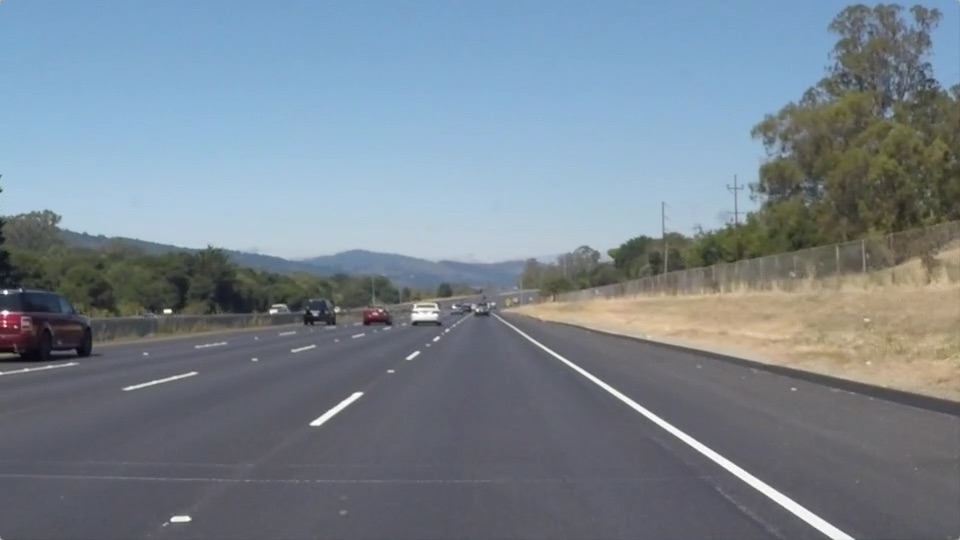
#> input picture CarND-LaneLines-P1/test_images/solidWhiteRight.jpg, 960 x 540 px; the run also reads 1 picture not shown here
$ jupyter execute --allow-errors P1.ipynb   (shell and % lines are left out)   (older library calls are emulated)
#> lines starting #> are read from the running program, lines starting #| are printed output that depends on the picture; after the words box and inside, x2 and y2 are one past the last pixel; in counts of white or black regions, pixels touching at a corner belong together
# **Finding Lane Lines on the Road**
***
In this project, you will use the tools you learned about in the lesson to identify lane lines on the road.  You can develop your pipeline on a series of individual images, and later apply the result to a video stream (really just a series of images). Check out the video clip "raw-lines-example.mp4" (also contained in this repository) to see what the output should look like after using the helper functions below.

Once you have a result that looks roughly like "raw-lines-example.mp4", you'll need to get creative and try to average and/or extrapolate the line segments you've detected to map out the full extent of the lane lines.  You can see an example of the result you're going for in the video "P1_example.mp4".  Ultimately, you would like to draw just one line for the left side of the lane, and one for the right.

---
Let's have a look at our first image called 'test_images/solidWhiteRight.jpg'.  Run the 2 cells below (hit Shift-Enter or the "play" button above) to display the image.

**Note: If, at any point, you encounter frozen display windows or other confounding issues, you can always start again with a clean slate by going to the "Kernel" menu above and selecting "Restart & Clear Output".**

---

**The tools you have are color selection, region of interest selection, grayscaling, Gaussian smoothing, Canny Edge Detection and Hough Tranform line detection.  You  are also free to explore and try other techniques that were not presented in the lesson.  Your goal is piece together a pipeline to detect the line segments in the image, then average/extrapolate them and draw them onto the image for display (as below).  Once you have a working pipeline, try it out on the video stream below.**

---

<figure>

 <figcaption>
 <p></p>
 <p style="text-align: center;"> Your output should look something like this (above) after detecting line segments using the helper functions below </p>
 </figcaption>
</figure>
 <p></p>
<figure>

 <figcaption>
 <p></p>
 <p style="text-align: center;"> Your goal is to connect/average/extrapolate line segments to get output like this</p>
 </figcaption>
</figure>

**Run the cell below to import some packages.  If you get an `import error` for a package you've already installed, try changing your kernel (select the Kernel menu above --> Change Kernel).  Still have problems?  Try relaunching Jupyter Notebook from the terminal prompt.  Also, see [this forum post](https://carnd-forums.udacity.com/cq/viewquestion.action?spaceKey=CAR&id=29496372&questionTitle=finding-lanes---import-cv2-fails-even-though-python-in-the-terminal-window-has-no-problem-with-import-cv2) for more troubleshooting tips.**

[cell 1]
#importing some useful packages
import matplotlib.pyplot as plt
import matplotlib.image as mpimg
import numpy as np
import cv2

[cell 2]
#reading in an image
image = mpimg.imread('test_images/solidWhiteRight.jpg')
#> image is the input picture: shape (540, 960, 3); mean R, G, B 120.3, 132.6, 143.7
#printing out some stats and plotting
print('This image is:', type(image), 'with dimesions:', image.shape)
#| This image is: <class 'numpy.ndarray'> with dimesions: (540, 960, 3)
plt.imshow(image)  # if you wanted to show a single color channel image called 'gray', for example, call as plt.imshow(gray, cmap='gray')

**Some OpenCV functions (beyond those introduced in the lesson) that might be useful for this project are:**

`cv2.inRange()` for color selection
`cv2.fillPoly()` for regions selection
`cv2.line()` to draw lines on an image given endpoints
`cv2.addWeighted()` to coadd / overlay two images
`cv2.cvtColor()` to grayscale or change color
`cv2.imwrite()` to output images to file
`cv2.bitwise_and()` to apply a mask to an image

**Check out the OpenCV documentation to learn about these and discover even more awesome functionality!**

Below are some helper functions to help get you started. They should look familiar from the lesson!

[cell 3]
import math

def grayscale(img):
    """Applies the Grayscale transform
    This will return an image with only one color channel
    but NOTE: to see the returned image as grayscale
    (assuming your grayscaled image is called 'gray')
    you should call plt.imshow(gray, cmap='gray')"""
    return cv2.cvtColor(img, cv2.COLOR_RGB2GRAY)
    # Or use BGR2GRAY if you read an image with cv2.imread()
    # return cv2.cvtColor(img, cv2.COLOR_BGR2GRAY)

def canny(img, low_threshold, high_threshold):
    """Applies the Canny transform"""
    return cv2.Canny(img, low_threshold, high_threshold)

def gaussian_blur(img, kernel_size):
    """Applies a Gaussian Noise kernel"""
    return cv2.GaussianBlur(img, (kernel_size, kernel_size), 0)

def region_of_interest(img, vertices):
    """
    Applies an image mask.

    Only keeps the region of the image defined by the polygon
    formed from `vertices`. The rest of the image is set to black.
    """
    #defining a blank mask to start with
    mask = np.zeros_like(img)

    #defining a 3 channel or 1 channel color to fill the mask with depending on the input image
    if len(img.shape) > 2:
        channel_count = img.shape[2]  # i.e. 3 or 4 depending on your image
        ignore_mask_color = (255,) * channel_count
    else:
        ignore_mask_color = 255

    #filling pixels inside the polygon defined by "vertices" with the fill color
    cv2.fillPoly(mask, vertices, ignore_mask_color)

    #returning the image only where mask pixels are nonzero
    masked_image = cv2.bitwise_and(img, mask)
    return masked_image


def draw_lines(img, lines, color=[255, 0, 0], thickness=3):
    """
    NOTE: this is the function you might want to use as a starting point once you want to
    average/extrapolate the line segments you detect to map out the full
    extent of the lane (going from the result shown in raw-lines-example.mp4
    to that shown in P1_example.mp4).

    Think about things like separating line segments by their
    slope ((y2-y1)/(x2-x1)) to decide which segments are part of the left
    line vs. the right line.  Then, you can average the position of each of
    the lines and extrapolate to the top and bottom of the lane.

    This function draws `lines` with `color` and `thickness`.
    Lines are drawn on the image inplace (mutates the image).
    If you want to make the lines semi-transparent, think about combining
    this function with the weighted_img() function below
    """
    #for line in lines:
    #    for x1,y1,x2,y2 in line:
    #        cv2.line(img, (x1, y1), (x2, y2), color, thickness)
    rslopes = []
    lslopes = []
    rlines = []
    llines = []
    if not lines is None :
        for line in lines:
            for x1,y1,x2,y2 in line:
                slope = ((y2-y1)/(x2-x1))
                if slope > 0.5 and slope < 0.85:
                    rslopes.append(slope)
                    rlines.append((x1,y1))
                elif slope < - 0.6 and slope > -0.85:
                    lslopes.append(slope)
                    llines.append((x2,y2))

    rslopes = sorted(rslopes)
    lslopes = sorted(lslopes)

    rlines = np.array(sorted(rlines))
    llines = np.array(sorted(llines))

    # [7 lines of commented-out code are left out]
    rslope = np.average(rslopes)
    lslope = np.average(lslopes)

    #print("avg rslope:", rslope)
    #print("avg lslope:", lslope)
    start_left_x, start_left_y, end_left_x, l_m, l_c = derive_coordinates(img, llines, "left")
    start_right_x, start_right_y, end_right_x, r_m, r_c = derive_coordinates(img, rlines, "right")

    if (r_m > 0.5 and r_m < 0.9):
        cv2.line(img, (start_right_x, start_right_y), (end_right_x, img.shape[1]), color, thickness)

    if (l_m > -0.85 and l_m < -0.6):
        cv2.line(img, (start_left_x, start_left_y), (end_left_x, img.shape[1]), color, thickness)

def hough_lines(img, rho, theta, threshold, min_line_len, max_line_gap):
    """
    `img` should be the output of a Canny transform.

    Returns an image with hough lines drawn.
    """
    lines = cv2.HoughLinesP(img, rho, theta, threshold, np.array([]), minLineLength=min_line_len, maxLineGap=max_line_gap)
    line_img = np.zeros((img.shape[0], img.shape[1], 3), dtype=np.uint8)
    draw_lines(line_img, lines)
    return line_img

# Python 3 has support for cool math symbols.

def weighted_img(img, initial_img, α=0.8, β=1., λ=0.):
    """
    `img` is the output of the hough_lines(), An image with lines drawn on it.
    Should be a blank image (all black) with lines drawn on it.

    `initial_img` should be the image before any processing.

    The result image is computed as follows:

    initial_img * α + img * β + λ
    NOTE: initial_img and img must be the same shape!
    """
    return cv2.addWeighted(initial_img, α, img, β, λ)

def linear_regression(l_array):
    x = l_array[:,0]
    y = l_array[:,1]
    A = np.vstack([x, np.ones(len(x))]).T
    m, c = np.linalg.lstsq(A, y)[0]
    x=int(np.average(x))
    y=int(np.average(y))

    return x, y, m, c

def derive_coordinates (img, lines, mode):
    #print (mode + " lines ", lines)
    start_x, start_y, m, c = linear_regression(lines)
    end_x = int((img.shape[1]-c)/m)
    #print(mode + " start ({0}, {1}), end ({2}, {3}), m({4}), c({5})".format(start_x, start_y, end_x, img.shape[1], m, c))
    return start_x, start_y, end_x, m, c

# [6 lines left out: function test_linear_regression, not called in this run]

#test_linear_regression()

## Test on Images

Now you should build your pipeline to work on the images in the directory "test_images"
**You should make sure your pipeline works well on these images before you try the videos.**

[cell 4]
import os
os.listdir("test_images/")

run your solution on all test_images and make copies into the test_images directory).

[cell 5]
# TODO: Build your pipeline that will draw lane lines on the test_images
# then save them to the test_images directory.
def guess_region_interest(image):
    imshape = image.shape
    # TODO: Hardcoded coordinates will not work. Need to comeup with best strategy.
    # Will revisit once whole pipeline started working
    vertices = np.array([[(0,imshape[0]),(450, 315), (510, 315), (imshape[1]-40,imshape[0])]], dtype=np.int32)
    mask_image = region_of_interest(image, vertices)
    return mask_image

def lane_detect_pipeline(image):
    """
    Following steps applied to detect lanes
      - convert image to gray scale
      - apply gaussian blur with kernel_size 5
      - detect edges using canny edge
      - pick region of interest
      - find out hough lines
      - interpolate lines
      - apply weighting
    """
    gray_img = grayscale(image)
    plt.subplot(231)
    plt.imshow(gray_img, cmap='gray')
    kernel_size = 3
    blur_gray = gaussian_blur(gray_img, kernel_size)
    plt.subplot(232)
    plt.imshow(blur_gray,cmap='gray')
    low_threshold = 50
    high_threshold = 150
    imgcanny = canny(blur_gray, low_threshold, high_threshold)
    mask_image = guess_region_interest(imgcanny)
    #mask_image_rgb = cv2.cvtColor(mask_image, cv2.COLOR_GRAY2BGR)
    plt.subplot(233)
    plt.imshow(imgcanny,  cmap='Greys_r')
    rho = 1
    theta = np.pi/180
    threshold = 10
    min_line_len = 20
    max_line_gap = 100
    h_lines = hough_lines(mask_image, rho, theta, threshold, min_line_len, max_line_gap)
    #converting to rgb
    #himg_rgb = cv2.cvtColor(himg, cv2.COLOR_GRAY2BGR)
    plt.subplot(234)
    plt.imshow(h_lines)
    wimg = weighted_img(h_lines, image)
    plt.subplot(235)
    plt.imshow(wimg)

    return wimg

def generate_withlanes(file):
    print ("Processing image:", file)
    new_file = file[0:file.index('.')]+"_withlanes.jpg"
    print (new_file)
    image = mpimg.imread(path+file)
    image_with_lanes = lane_detect_pipeline(image)
    plt.imshow(image_with_lanes)
    filename = path+new_file
    mpimg.imsave(filename, image_with_lanes)

def generate_from_dir(path):
    files = os.listdir(path)
    for file in files:
        if file.endswith(".jpg") and (not file.endswith("_withlanes.jpg")):
            generate_withlanes(file)

# [4 lines left out: function test_lane_detect, not called in this run]

#test_lane_detect()
path = "test_images/"
generate_from_dir(path)
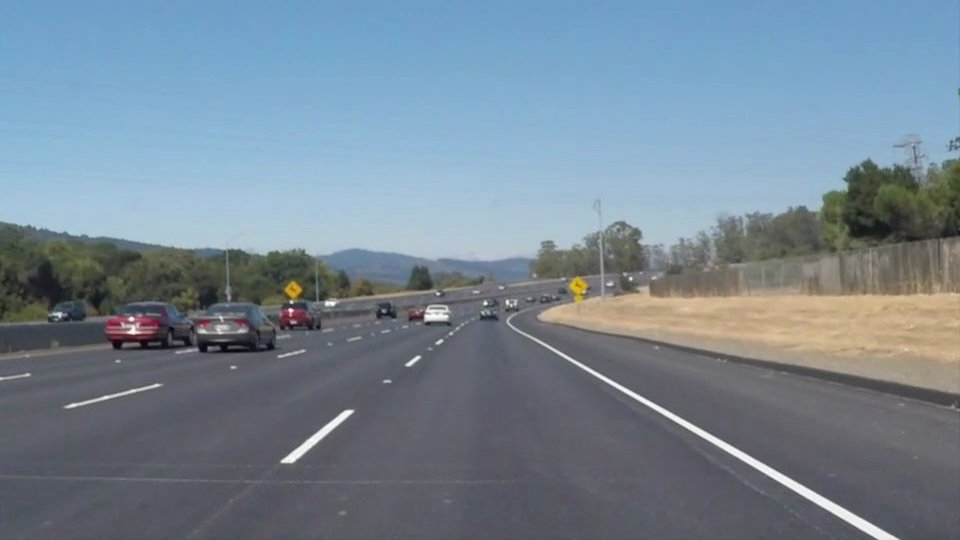
#> input picture CarND-LaneLines-P1/test_images/solidWhiteCurve.jpg, 960 x 540 px
#> in generate_withlanes, image is the input picture: shape (540, 960, 3); mean R, G, B 118.5, 134.5, 148.1
#> in grayscale, `return cv2.cvtColor(img, cv2.COLOR_RGB2GRAY)`:
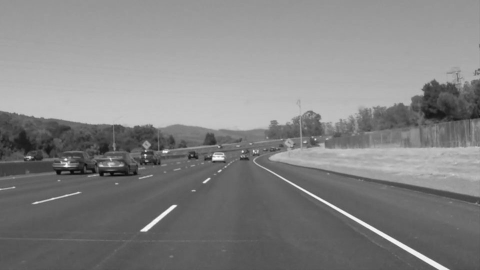
#> returned value: shape (540, 960) (shown at 1/2 size); min 5, max 255, mean 131.2
#> in canny, `return cv2.Canny(img, low_threshold, high_threshold)`:
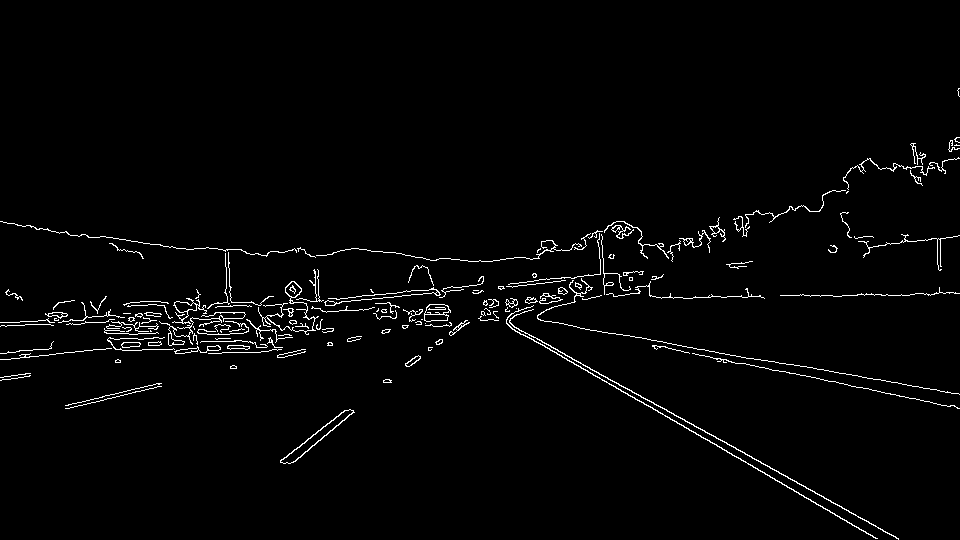
#> returned value: shape (540, 960); 2.1% white in thin lines or dots, all inside (x1, y1, x2, y2) = (0, 88, 960, 540)
#> in region_of_interest, `cv2.fillPoly(mask, vertices, ignore_mask_color)`:
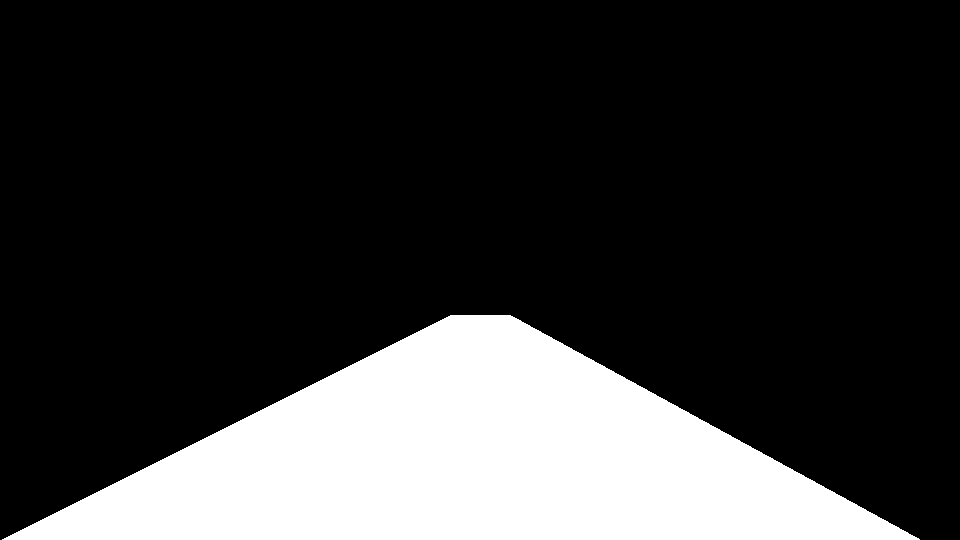
#> mask: shape (540, 960); 21.3% white; 1 white region, box (x1, y1, x2, y2) and area: (2, 315, 920, 540) 110230
#> in region_of_interest, `masked_image = cv2.bitwise_and(img, mask)`:
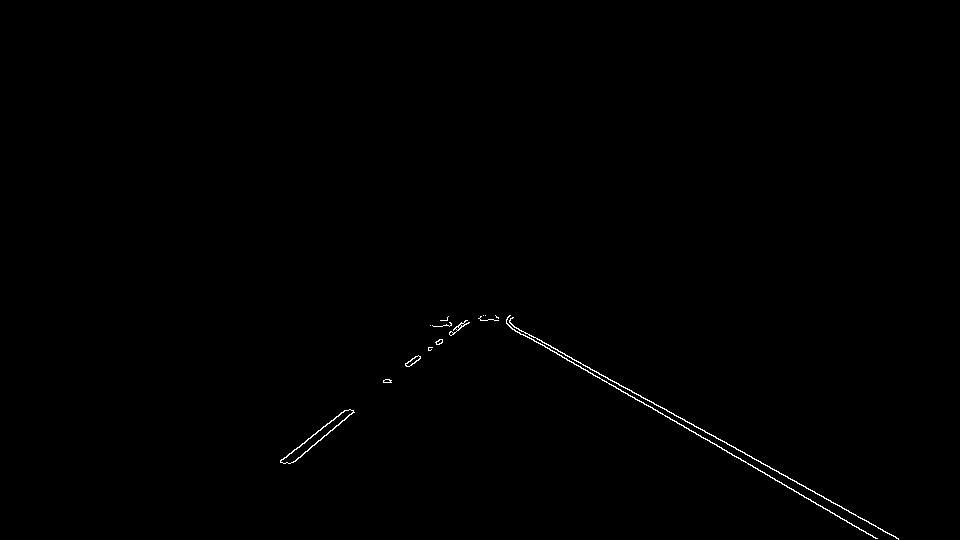
#> masked_image: shape (540, 960); 0.33% white in thin lines or dots, all inside (x1, y1, x2, y2) = (280, 315, 899, 540)
#> in hough_lines, `lines = cv2.HoughLinesP(img, rho, theta, threshold, np.array([]), minL..`: lines = 22 rows, first 6: [506, 320, 898, 538], [507, 324, 877, 538], [495, 315, 898, 539], [350, 409, 465, 320], [293, 462, 451, 325], [294, 449, 469, 322]
#> the loop in draw_lines, `for line in lines:` made 22 passes
#> after the loop in draw_lines, `for line in lines:`: llines = [(465, 320), (469, 322), (466, 323), (453, 334), (461, 326)]; lslopes = [-0.774, -0.726, -0.728, -0.728, -0.727]; rlines = [(506, 320), (507, 324), (495, 315), (496, 317), (816, 504), (509, 326), (496, 320), (537, 342)]; rslopes = [0.556, 0.578, 0.556, 0.553, 0.567, 0.585, 0.583, 0.577]
#> in draw_lines, `rslopes = sorted(rslopes)`: rslopes = [0.553, 0.556, 0.556, 0.567, 0.577, 0.578, 0.583, 0.585]
#> in draw_lines, `lslopes = sorted(lslopes)`: lslopes = [-0.774, -0.728, -0.728, -0.727, -0.726]
#> in draw_lines, `rlines = np.array(sorted(rlines))`: rlines = [[495, 315], [496, 317], [496, 320], [506, 320], [507, 324], [509, 326], [537, 342], [816, 504]]
#> in draw_lines, `llines = np.array(sorted(llines))`: llines = [[453, 334], [461, 326], [465, 320], [466, 323], [469, 322]]
#> in draw_lines, `rslope = np.average(rslopes)`: rslope = 0.569
#> in draw_lines, `lslope = np.average(lslopes)`: lslope = -0.736
#> in linear_regression, `x = l_array[:,0]`: x = [453, 461, 465, 466, 469]
#> in linear_regression, `y = l_array[:,1]`: y = [334, 326, 320, 323, 322]
#> in linear_regression, `A = np.vstack([x, np.ones(len(x))]).T`: A = [[453, 1], [461, 1], [465, 1], [466, 1], [469, 1]]
#> in linear_regression, `m, c = np.linalg.lstsq(A, y)[0]`: m = -0.825; c = 706.6
#> in linear_regression, `x=int(np.average(x))`: x = 462
#> in linear_regression, `y=int(np.average(y))`: y = 325
#> in derive_coordinates, `start_x, start_y, m, c = linear_regression(lines)`: start_x = 462; start_y = 325; m = -0.825; c = 706.6
#> in derive_coordinates, `end_x = int((img.shape[1]-c)/m)`: end_x = -307
#> in draw_lines, `start_left_x, start_left_y, end_left_x, l_m, l_c = derive_coordinates(..`: start_left_x = 462; start_left_y = 325; end_left_x = -307; l_m = -0.825; l_c = 706.6
#> in draw_lines, `start_right_x, start_right_y, end_right_x, r_m, r_c = derive_coordinat..`: start_right_x = 545; start_right_y = 346; end_right_x = 1596; r_m = 0.584; r_c = 27.67
#> in weighted_img, `return cv2.addWeighted(initial_img, α, img, β, λ)`:
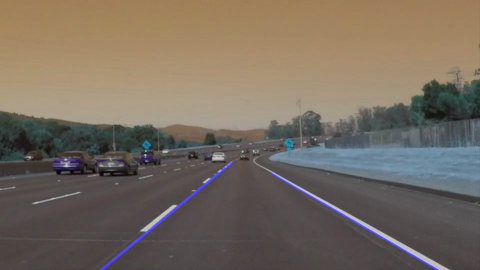
#> returned value: shape (540, 960, 3) (shown at 1/2 size); mean of channels 0, 1, 2 95.9, 107.6, 118.5; drawn as B, G, R
#> in generate_withlanes, `mpimg.imsave(filename, image_with_lanes)`:
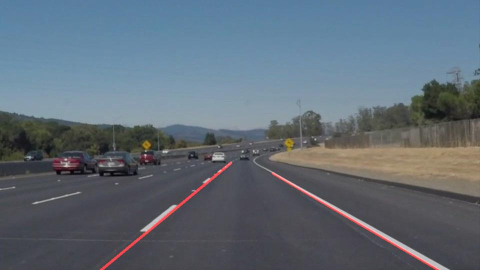
#> saved as solidWhiteCurve_withlanes.jpg: shape (540, 960, 3) (shown at 1/2 size); mean R, G, B 96.1, 107.5, 118.5
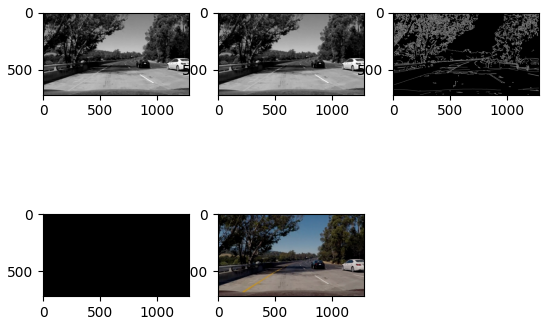
#> figure drawn by matplotlib, 5 panels
#> (the rest of the program and of its run is left out)
